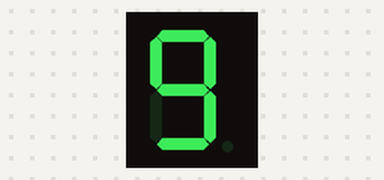
Bench run of a sketch on a simulated Arduino Uno, built with avr-gcc and run on an emulated ATmega328P. Shown: 1-digit seven-segment display. Wiring (inferred from the names in the program): 1-digit 7-segment display, segments lit when HIGH: segments pin 3, pin 4, pin 5, pin 6, pin 7, pin 8, pin 9. The segment pins are drawn as the display they are named for.

Above: at 0.1 s.
At 1.1 s:
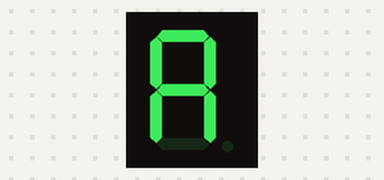
At 3.1 s:
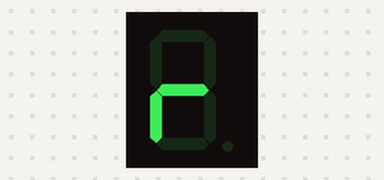
At 4.1 s:
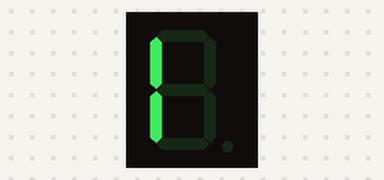
At 5.1 s:
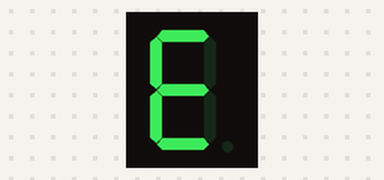
At 6.1 s:
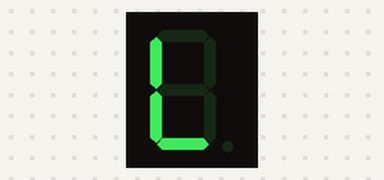

The sketch:

003.ino
```cpp
/***************************************************************
**                                                            **
**                          Titol:                            **
**           Posar un nom representatiu del programa          **
**                                                            **
**   Nom: NOm del alumne                     DATA: xx/xx/20xx **
****************************************************************/
//************************ INCLUDE ******************************


//************************ VARIABLES ****************************
int unsigned temps =1000;
const int a=3;
const int b=4;
const int c=5;
const int d=6;
const int e=7;
const int f=8;
const int g=9;
const int p=2;

//************************ SETUP ********************************

void setup(){                //configura el final de salida
 pinMode (a,OUTPUT);
 pinMode (b,OUTPUT);
 pinMode (c,OUTPUT);
 pinMode (d,OUTPUT);
 pinMode (e,OUTPUT);
 pinMode (f,OUTPUT);
 pinMode (g,OUTPUT);
 pinMode (p,INPUT);

}
//*************************** LOOP ******************************
void  loop() {           //inicia el bucle del programa
 //G
 digitalWrite (a,HIGH);
 digitalWrite (b,HIGH);
 digitalWrite (c,HIGH);
 digitalWrite (d,HIGH);
 digitalWrite (e,LOW);
 digitalWrite (f,HIGH);
 digitalWrite (g,HIGH);
 delay (temps);

 //A
 digitalWrite (a,HIGH);
 digitalWrite (b,HIGH);
 digitalWrite (c,HIGH);
 digitalWrite (d,LOW);
 digitalWrite (e,HIGH);
 digitalWrite (f,HIGH);
 digitalWrite (g,HIGH);
 delay (temps);
 //B
 digitalWrite (a,LOW);
 digitalWrite (b,LOW);
 digitalWrite (c,HIGH);
 digitalWrite (d,HIGH);
 digitalWrite (e,HIGH);
 digitalWrite (f,HIGH);
 digitalWrite (g,HIGH);
 delay (temps);
 //R
 digitalWrite (a,LOW);
 digitalWrite (b,LOW);
 digitalWrite (c,LOW);
 digitalWrite (d,LOW);
 digitalWrite (e,HIGH);
 digitalWrite (f,LOW);
 digitalWrite (g,HIGH);
 delay (temps);
 //I
 digitalWrite (a,LOW);
 digitalWrite (b,LOW);
 digitalWrite (c,LOW);
 digitalWrite (d,LOW);
 digitalWrite (e,HIGH);
 digitalWrite (f,HIGH);
 digitalWrite (g,LOW);
 delay (temps);
 //E
 digitalWrite (a,HIGH);
 digitalWrite (b,LOW);
 digitalWrite (c,LOW);
 digitalWrite (d,HIGH);
 digitalWrite (e,HIGH);
 digitalWrite (f,HIGH);
 digitalWrite (g,HIGH);
 delay (temps);
 //L
 digitalWrite (a,LOW);
 digitalWrite (b,LOW);
 digitalWrite (c,LOW);
 digitalWrite (d,HIGH);
 digitalWrite (e,HIGH);
 digitalWrite (f,HIGH);
 digitalWrite (g,LOW);
 delay (temps);


}


//************************* FUNCIONS ****************************
```

Measured:
- by itself, everything shown: repeats every 7.0 s, in 7 steps
- what the display in image 1 shows lasts 1.0 s, from 1.0 s to 2.0 s
